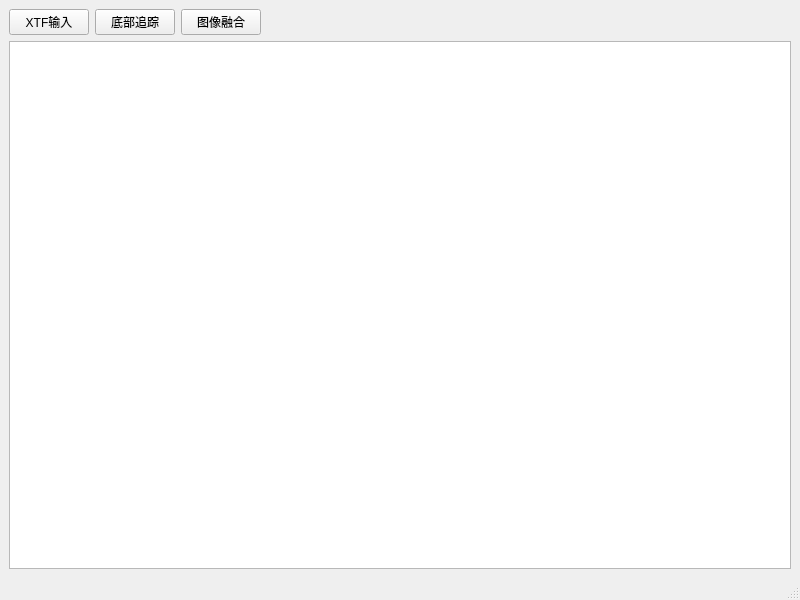
<?xml version="1.0" encoding="UTF-8"?>
<ui version="4.0">
 <class>MainWindow</class>
 <widget class="QMainWindow" name="MainWindow">
  <property name="geometry">
   <rect>
    <x>0</x>
    <y>0</y>
    <width>800</width>
    <height>600</height>
   </rect>
  </property>
  <property name="windowTitle">
   <string>MainWindow</string>
  </property>
  <widget class="QWidget" name="centralwidget">
   <layout class="QGridLayout" name="gridLayout">
    <item row="0" column="0">
     <layout class="QHBoxLayout" name="horizontalLayout">
      <item>
       <widget class="QPushButton" name="openFileButton">
        <property name="text">
         <string>XTF输入</string>
        </property>
       </widget>
      </item>
      <item>
       <widget class="QPushButton" name="bottomTrackButton">
        <property name="text">
         <string>底部追踪</string>
        </property>
       </widget>
      </item>
      <item>
       <widget class="QPushButton" name="Imagefusion">
        <property name="text">
         <string>图像融合</string>
        </property>
       </widget>
      </item>
      <item>
       <spacer name="horizontalSpacer">
        <property name="orientation">
         <enum>Qt::Horizontal</enum>
        </property>
        <property name="sizeHint" stdset="0">
         <size>
          <width>40</width>
          <height>20</height>
         </size>
        </property>
       </spacer>
      </item>
     </layout>
    </item>
    <item row="1" column="0">
     <widget class="QGraphicsView" name="graphicsView"/>
    </item>
   </layout>
  </widget>
  <widget class="QMenuBar" name="menubar">
   <property name="geometry">
    <rect>
     <x>0</x>
     <y>0</y>
     <width>800</width>
     <height>21</height>
    </rect>
   </property>
  </widget>
  <widget class="QStatusBar" name="statusbar"/>
 </widget>
 <resources/>
 <connections/>
</ui>
